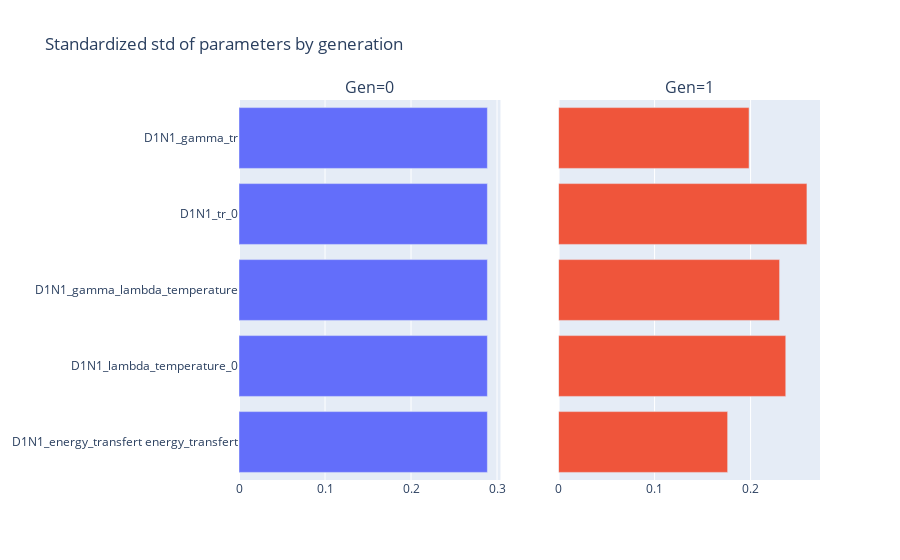

Here is the notebook cell this chart was saved with:
### Code cell
viewer.parameters_standardized_deviation()

### Figure 1 — Plotly figure (JSON) as saved in the notebook; plotly's stock layout.template omitted (floating-point values rounded to 4 significant figures)
{"data": [{"orientation": "h", "type": "bar", "x": [0.2888, 0.2888, 0.2888, 0.2888, 0.2888], "xaxis": "x", "y": ["D1N1_energy_transfert energy_transfert", "D1N1_lambda_temperature_0", "D1N1_gamma_lambda_temperature", "D1N1_tr_0", "D1N1_gamma_tr"], "yaxis": "y"}, {"orientation": "h", "type": "bar", "x": [0.1761, 0.2366, 0.2302, 0.2587, 0.1984], "xaxis": "x2", "y": ["D1N1_energy_transfert energy_transfert", "D1N1_lambda_temperature_0", "D1N1_gamma_lambda_temperature", "D1N1_tr_0", "D1N1_gamma_tr"], "yaxis": "y2"}], "layout": {"annotations": [{"font": {"size": 16}, "showarrow": false, "text": "Gen=0", "x": 0.225, "xanchor": "center", "xref": "paper", "y": 1, "yanchor": "bottom", "yref": "paper"}, {"font": {"size": 16}, "showarrow": false, "text": "Gen=1", "x": 0.775, "xanchor": "center", "xref": "paper", "y": 1, "yanchor": "bottom", "yref": "paper"}], "showlegend": false, "title": {"text": "Standardized std of parameters by generation"}, "xaxis": {"anchor": "y", "domain": [0, 0.45]}, "xaxis2": {"anchor": "y2", "domain": [0.55, 1]}, "yaxis": {"anchor": "x", "domain": [0, 1]}, "yaxis2": {"anchor": "x2", "domain": [0, 1], "matches": "y", "showticklabels": false}}}
